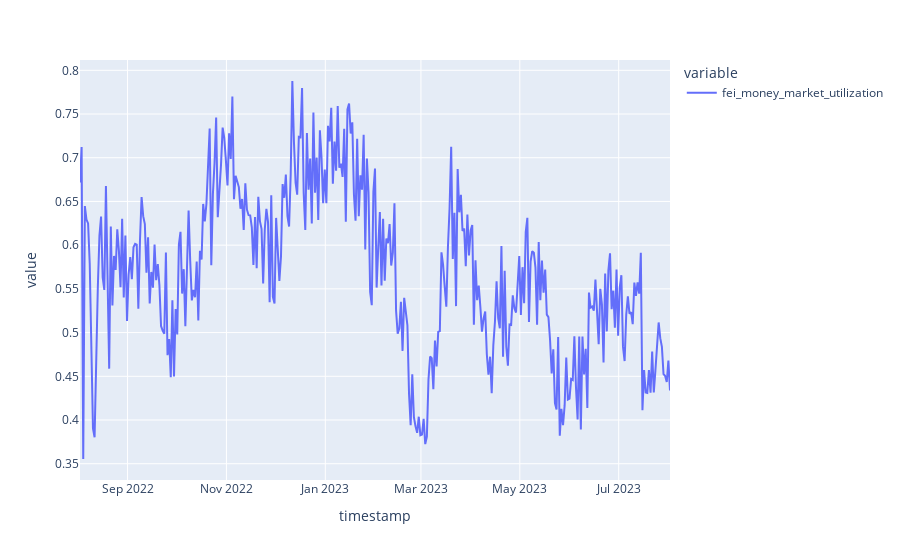

Notebook code cell kept with this figure:
### Code cell
df['fei_money_market_utilization'].plot()

### Figure 1 — Plotly figure (JSON) as saved in the notebook; plotly's stock layout.template omitted (floating-point values rounded to 4 significant figures; data arrays with more than 128 entries replaced by an {"elided": "..."} marker saying what was removed)
{"data": [{"hovertemplate": "variable=fei_money_market_utilization<br>timestamp=%{x}<br>value=%{y}<extra></extra>", "legendgroup": "fei_money_market_utilization", "line": {"color": "#636efa", "dash": "solid"}, "marker": {"symbol": "circle"}, "mode": "lines", "name": "fei_money_market_utilization", "orientation": "v", "showlegend": true, "type": "scatter", "x": {"elided": "365 str values"}, "xaxis": "x", "y": {"elided": "365 float values"}, "yaxis": "y"}], "layout": {"autosize": true, "legend": {"title": {"text": "variable"}, "tracegroupgap": 0}, "margin": {"t": 60}, "xaxis": {"anchor": "y", "autorange": true, "domain": [0, 1], "range": ["2022-08-02 15:46:26.2824", "2023-08-01 15:46:26.2824"], "title": {"text": "timestamp"}, "type": "date"}, "yaxis": {"anchor": "x", "autorange": true, "domain": [0, 1], "range": [0.3314, 0.8118], "title": {"text": "value"}, "type": "linear"}}}
